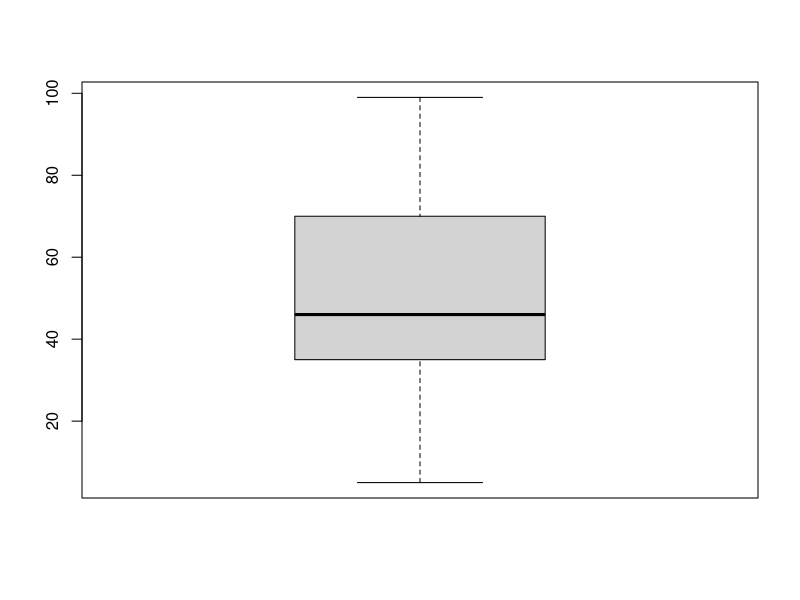
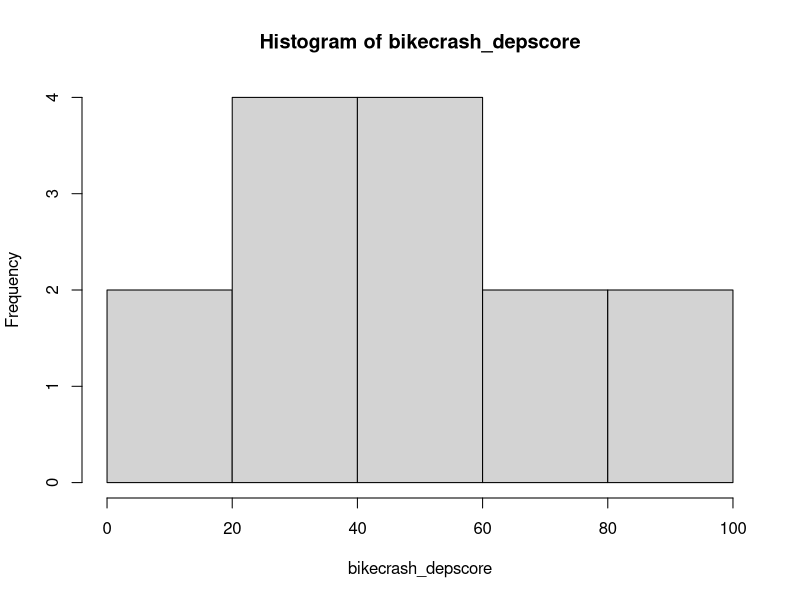
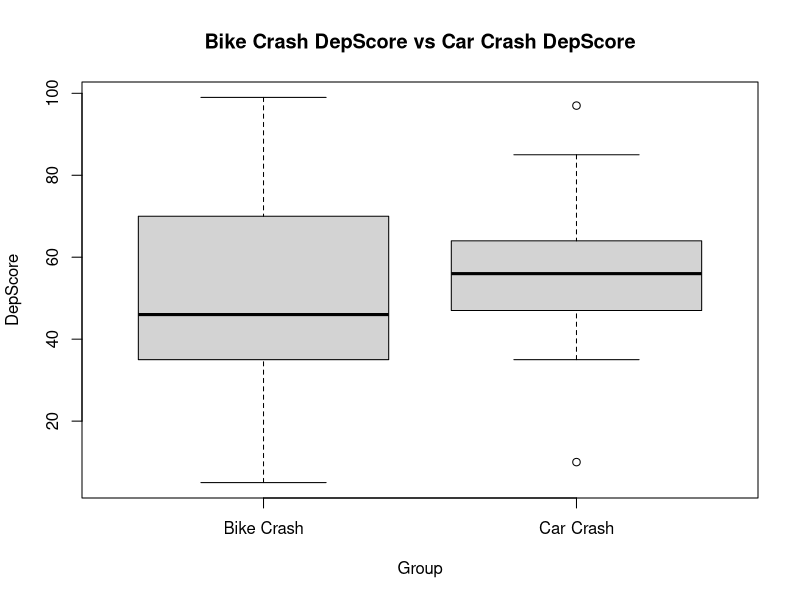
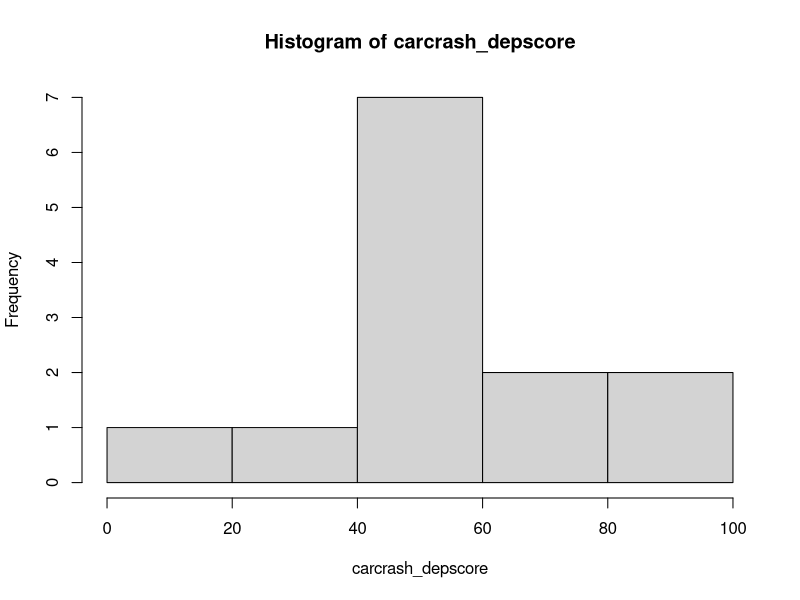

Source code (R) for these figures, in order:
## ---- chunk 1
bikecrash_depscore = c(45, 39, 25, 47, 49, 5, 70, 99, 74, 37, 99, 35, 8, 59)
mean(bikecrash_depscore)
median(bikecrash_depscore)
range(bikecrash_depscore)
sd(bikecrash_depscore)
#Like var, sd uses denominator n−1.
## ---- chunk 2
boxplot(bikecrash_depscore)
hist(bikecrash_depscore)
## ---- chunk 3
carcrash_depscore = c(67, 50, 85, 43, 64, 35, 47, 97, 58, 58, 10, 56, 50)
boxplot(bikecrash_depscore, carcrash_depscore, 
        xlab = "Group", ylab = "DepScore", 
        names = c("Bike Crash", "Car Crash"), 
        main = "Bike Crash DepScore vs Car Crash DepScore")
## ---- chunk 4
hist(carcrash_depscore)
